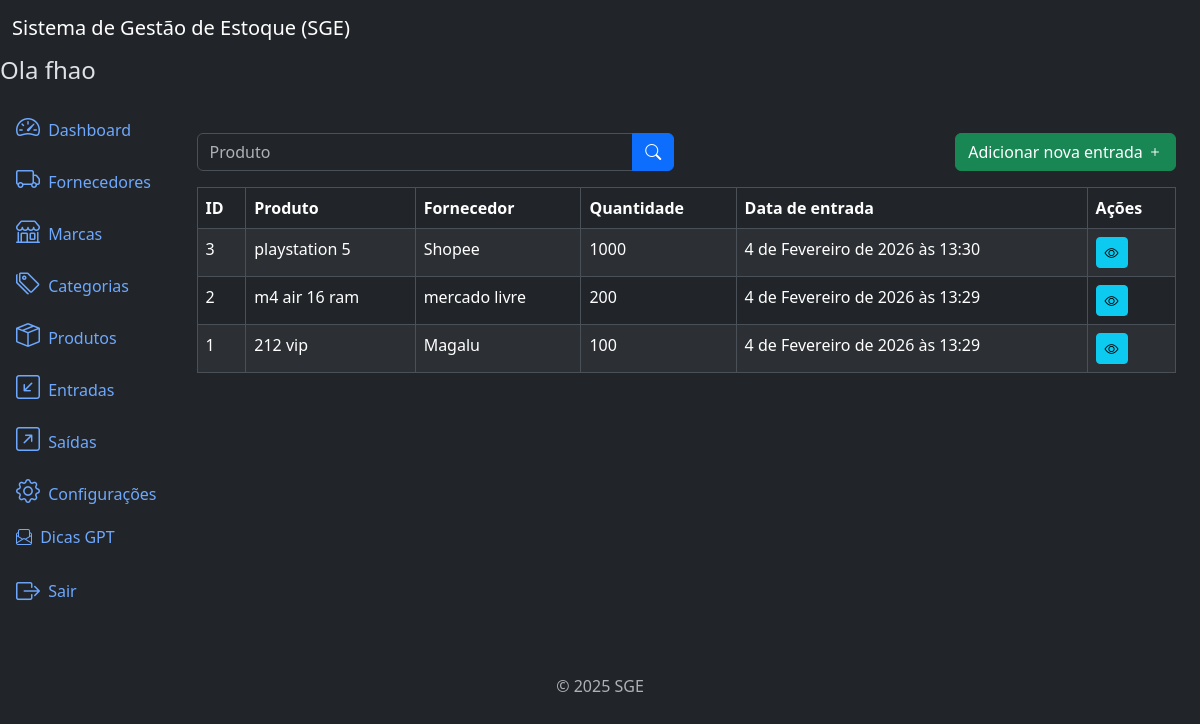
/inflows/ (signed in), run on an earlier commit of the app's database.
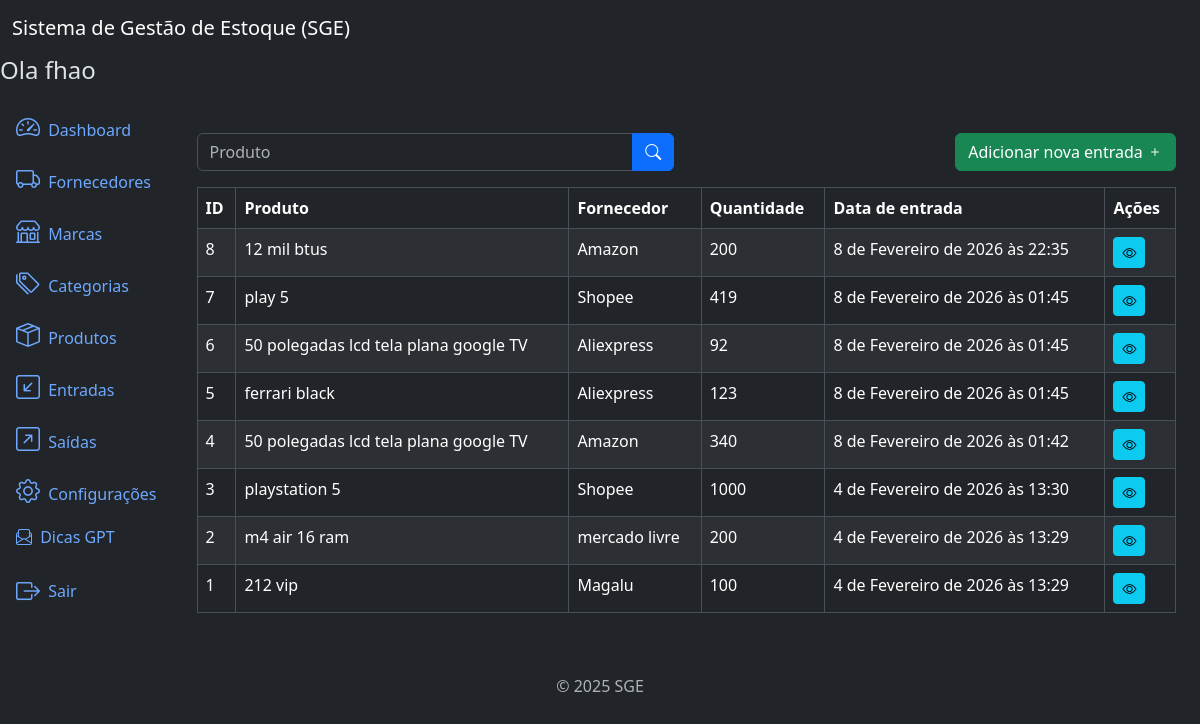
And on a later commit of the database.
### inflows/models.py (models this page shows, shortened)
class Inflow(models.Model):
    supplier = models.ForeignKey(
        Supplier,
        on_delete=models.PROTECT,
        related_name='inflows'
    )
    product = models.ForeignKey(
        Product,
        on_delete=models.PROTECT,
        related_name='inflows'
    )
    quantity = models.IntegerField()
    description = models.TextField(
        blank=True,
        null=True,
    )
    created_at = models.DateTimeField(
        auto_now_add=True,
    )
    updated_at = models.DateTimeField(
        auto_now=True,
    )
    class Meta:
        ordering = ['-created_at']   # `-` ordem descrecente

### products/models.py (models this page shows)
class Product(models.Model):
    title = models.CharField(
        max_length=500
    )
    brand = models.ForeignKey(
        Brand,
        on_delete=models.PROTECT,
        related_name='products'
    )
    category = models.ForeignKey(
        Category,
        on_delete=models.PROTECT,
        related_name='products'
    )
    description = models.TextField(
        blank=True,
        null=True,
    )
    serie_number = models.CharField(
        max_length=200,
        blank=True,
        null=True,
    )
    cost_price = models.DecimalField(
        max_digits=20,
        decimal_places=2,
    )  # preço de custo
    selling_price = models.DecimalField(
        max_digits=20,
        decimal_places=2,
    )  # preço vendido
    quantity = models.IntegerField(
        default=0,
    )
    created_at = models.DateTimeField(
        auto_now_add=True,
    )
    updated_at = models.DateTimeField(
        auto_now=True
    )
    class Meta:
        ordering = ['title']
    def __str__(self):
        return self.title

### suppliers/models.py (models this page shows)
class Supplier(models.Model):
    name = models.CharField(max_length=500)
    description = models.TextField(
        blank=True,
        null=True,
    )
    created_at = models.DateTimeField(
        auto_now_add=True
    )
    updated_at = models.DateTimeField(
        auto_now=True
    )
    class Meta:
        ordering = ['name']
    def __str__(self):
        return self.name

### inflows/views.py (the view)
# urls.py: path('inflows/', views.InflowListView.as_view(), name='inflow_list'),
class InflowListView(LoginRequiredMixin, PermissionRequiredMixin, ListView):
    model = models.Inflow
    template_name = 'inflow_list.html'
    context_object_name = 'inflows'
    paginate_by = 10
    permission_required = 'inflows.view_inflow'
    def get_queryset(self):
        queryset = super().get_queryset()
        product = self.request.GET.get('product')
        if product:
            queryset = queryset.filter(product__title__icontains=product)
        return queryset

### inflows/templates/inflow_list.html (shortened to what this page needs)
{% extends 'base.html' %}
{% block content %}
<div class="row mb-3">
   <div class="col-md-6">
      <form method="get" action="{% url 'inflow_list' %}">
         <div class="input-group">
            <input type="text" class="form-control" name="product" placeholder="Produto" value="{{ request.GET.product }}">
            <button type="submit" class="btn btn-primary">
               <i class="bi bi-search"></i>
            </button>
         </div>
      </form>
   </div>
   {% if perms.inflows.add_inflow %}
      <div class="col-md-6">
         <a href="{% url 'inflow_create' %}" class="btn btn-success float-end">
            Adicionar nova entrada
            <i class="bi bi-plus"></i>
         </a>
      </div>
   {% endif %}
</div>
<div class="table-responsive">
   <table class="table table-striped table-bordered">
      <thead class="thead-dark">
         <tr>
            <th>ID</th>
            <th>Produto</th>
            <th>Fornecedor</th>
            <th>Quantidade</th>
            <th>Data de entrada</th>
            <th>Ações</th>
         </tr>
      </thead>
      <tbody>
         {% for inflow in inflows %}
         <tr>
            <td>{{ inflow.id }}</td>
            <td>{{ inflow.product }}</td>
            <td>{{ inflow.supplier }}</td>
            <td>{{ inflow.quantity }}</td>
            <td>{{ inflow.created_at }}</td>
            <td>
               <a href="{% url 'inflow_detail' inflow.id %}" class="btn btn-info btn-sm">
                  <i class="bi bi-eye"></i>
               </a>
            </td>
         </tr>
         {% endfor %}
      </tbody>
   </table>
</div>
{% endblock %}

### app/templates/base.html (shortened to what this page needs)
<!DOCTYPE html>
<html lang="pt-br" data-bs-theme="dark">
<head>
   <link href="https://cdn.jsdelivr.net/npm/bootstrap@5.3.3/dist/css/bootstrap.min.css" rel="stylesheet">
   <link rel="stylesheet" href="https://cdn.jsdelivr.net/npm/bootstrap-icons@1.11.3/font/bootstrap-icons.min.css">
</head>
<body>
   {% include 'components/_header.html' %}
   <div class="container-fluid">
    {% if user.is_authenticated %}
      {% include 'components/_sidebar.html' %}
    {% endif %}
      <div class="col py-3">
         <div class="container mt-4">
            <main>
               {% block content %}
               {% endblock %}
            </main>
         </div>
      </div>
   </div>
   </div>
   {% include 'components/_footer.html' %}
</body>
</html>

### app/templates/components/_header.html
<nav class="navbar navbar-expand-lg navbar-light bg-dark">
  <div class="container-fluid">
    <a class="navbar-brand text-white" href="#">Sistema de Gestão de Estoque (SGE)</a>
  </div>
</nav>
<h4>Ola {{ user.username }}</h4>

### app/templates/components/_sidebar.html (shortened to what this page needs)
<div class="row flex-nowrap">
  <div class="col-auto col-md-0 col-xl-0 px-0 bg-dark">
    <div class="d-flex flex-column align-items-center align-items-sm-start px-3 pt-2 text-white">
      <div class="collapse d-sm-block" id="menuCollapse">
        <ul class="nav flex-column align-items-start" id="menu">
          <li>
            <a href="{% url 'home' %}" class="nav-link px-0 align-middle">
              <i class="bi bi-speedometer2 fs-4"></i>
              <span class="ms-1">Dashboard</span>
            </a>
          </li>
          {% if perms.suppliers.view_supplier %}
            <li>
              <a href="{% url 'supplier_list' %}" class="nav-link px-0 align-middle">
                <i class="bi bi-truck fs-4"></i>
                <span class="ms-1">Fornecedores</span>
              </a>
            </li>
          {% endif %}
          {% if perms.brands.view_brand %}
            <li>
              <a href="{% url 'brands_list' %}" class="nav-link px-0 align-middle">
                <i class="bi bi-shop fs-4"></i>
                <span class="ms-1">Marcas</span>
              </a>
            </li>
          {% endif %}
          {% if perms.categories.view_category %}
            <li>
              <a href="{% url 'category_list' %}" class="nav-link px-0 align-middle">
                <i class="bi bi-tags fs-4"></i>
                <span class="ms-1">Categorias</span>
              </a>
            </li>
          {% endif %}
          {% if perms.products.view_product %}
            <li>
              <a href="{% url 'product_list' %}" class="nav-link px-0 align-middle">
                <i class="bi bi-box-seam fs-4"></i>
                <span class="ms-1">Produtos</span>
              </a>
            </li>
          {% endif %}
          {% if perms.inflows.view_inflow %}
            <li>
              <a href="{% url 'inflow_list' %}" class="nav-link px-0 align-middle">
                <i class="bi bi-arrow-down-left-square fs-4"></i>
                <span class="ms-1">Entradas</span>
              </a>
            </li>
          {% endif %}
          {% if perms.outflows.view_outflow %}
            <li>
              <a href="{% url 'outflow_list' %}" class="nav-link px-0 align-middle">
                <i class="bi bi-arrow-up-right-square fs-4"></i>
                <span class="ms-1">Saídas</span>
              </a>
            </li>
          {% endif %}
          {% if user.is_superuser%}
            <li>
              <a href="http://127.0.0.1:8000/admin/" class="nav-link px-0 align-middle">
                <i class="bi bi-gear fs-4"></i>
                <span class="ms-1">Configurações</span>
              </a>
            </li>
          {% endif %}
          {% if perms.ai.view_ai %}
            <li>
              <a href="{% url 'ai_list' %}" class="nav-link px-0 align-middle">
                <i class="bi bi-envelope-paper"></i>
                <span class="ms-1">Dicas GPT</span>
              </a>
            </li>
          {% endif %}
          {% if user.is_authenticated %}
            <li class="nav-item">
              <form action="{% url 'logout' %}" method="post" id="logout-form" class="nav-link px-0 align-middle">
                <button type="submit" class="btn btn-link text-decoration-none text-reset nav-link px-0 align-middle">
                  <i class="bi bi-box-arrow-right fs-4 align-middle"></i>
                  <span class="ms-1 align-middle">Sair</span>
                </button>
              </form>
            </li>
          {% endif %}
        </ul>
      </div>
    </div>
  </div>

### app/templates/components/_footer.html
<footer class="footer mt-auto py-3 text-center">
  <div class="container">
    <span class="text-muted">© 2025 SGE</span>
  </div>
</footer>

What changed in the data, as far as the page shows it:
added Inflow: id "8", product "12 mil btus", supplier "Amazon", quantity "200", created_at "8 de Fevereiro de 2026 às 22:35"
added Inflow: id "7", product "play 5", supplier "Shopee", quantity "419", created_at "8 de Fevereiro de 2026 às 01:45"
added Inflow: id "6", product "50 polegadas lcd tela plana google TV", supplier "Aliexpress", quantity "92", created_at "8 de Fevereiro de 2026 às 01:45"
added Inflow: id "5", product "ferrari black", supplier "Aliexpress", quantity "123", created_at "8 de Fevereiro de 2026 às 01:45"
added Inflow: id "4", product "50 polegadas lcd tela plana google TV", supplier "Amazon", quantity "340", created_at "8 de Fevereiro de 2026 às 01:42"
